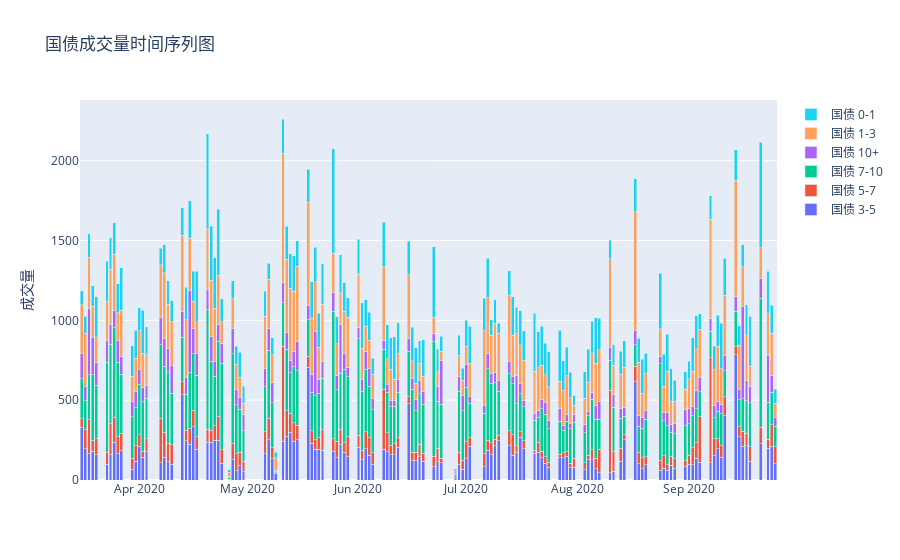

Notebook source saved alongside this figure:
### Markdown cell above
口行债：4月开始呈现下降趋势，6月初有所上升，7月整体上交易量达到最高（主要靠0-1年期&10+期限的支撑）

### Code cell
draw_timeseries_by_group(std_list[3])

### Figure 1 — Plotly figure (JSON) as saved in the notebook; plotly's stock layout.template omitted (floating-point values rounded to 4 significant figures; data arrays with more than 128 entries replaced by an {"elided": "..."} marker saying what was removed)
{"data": [{"name": "国债 3-5", "type": "bar", "x": {"elided": "133 str values"}, "y": {"elided": "133 float values"}}, {"name": "国债 5-7", "type": "bar", "x": {"elided": "133 str values"}, "y": {"elided": "133 float values"}}, {"name": "国债 7-10", "type": "bar", "x": {"elided": "133 str values"}, "y": {"elided": "133 float values"}}, {"name": "国债 10+", "type": "bar", "x": {"elided": "133 str values"}, "y": {"elided": "133 float values"}}, {"name": "国债 1-3", "type": "bar", "x": {"elided": "133 str values"}, "y": {"elided": "133 float values"}}, {"name": "国债 0-1", "type": "bar", "x": {"elided": "133 str values"}, "y": {"elided": "133 float values"}}], "layout": {"barmode": "stack", "title": {"text": "国债成交量时间序列图"}, "yaxis": {"title": {"text": "成交量"}}}}
